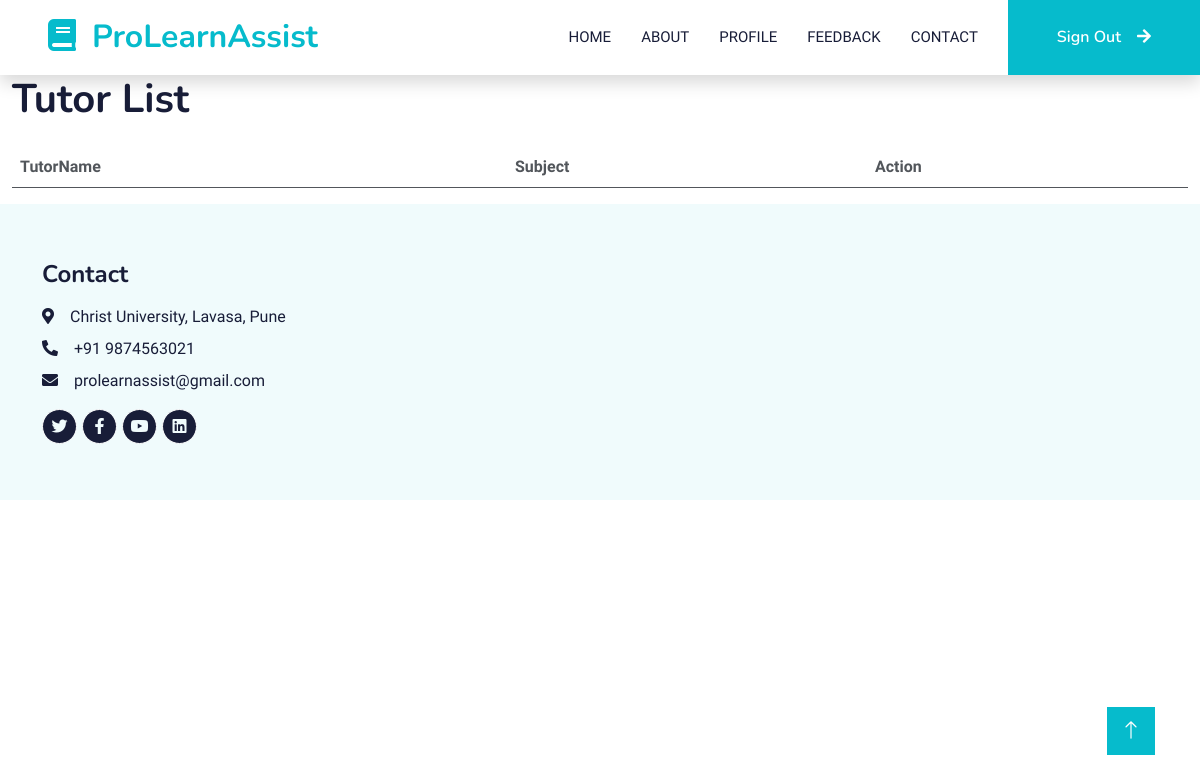
The app's page /lists/Python (signed in), older data.
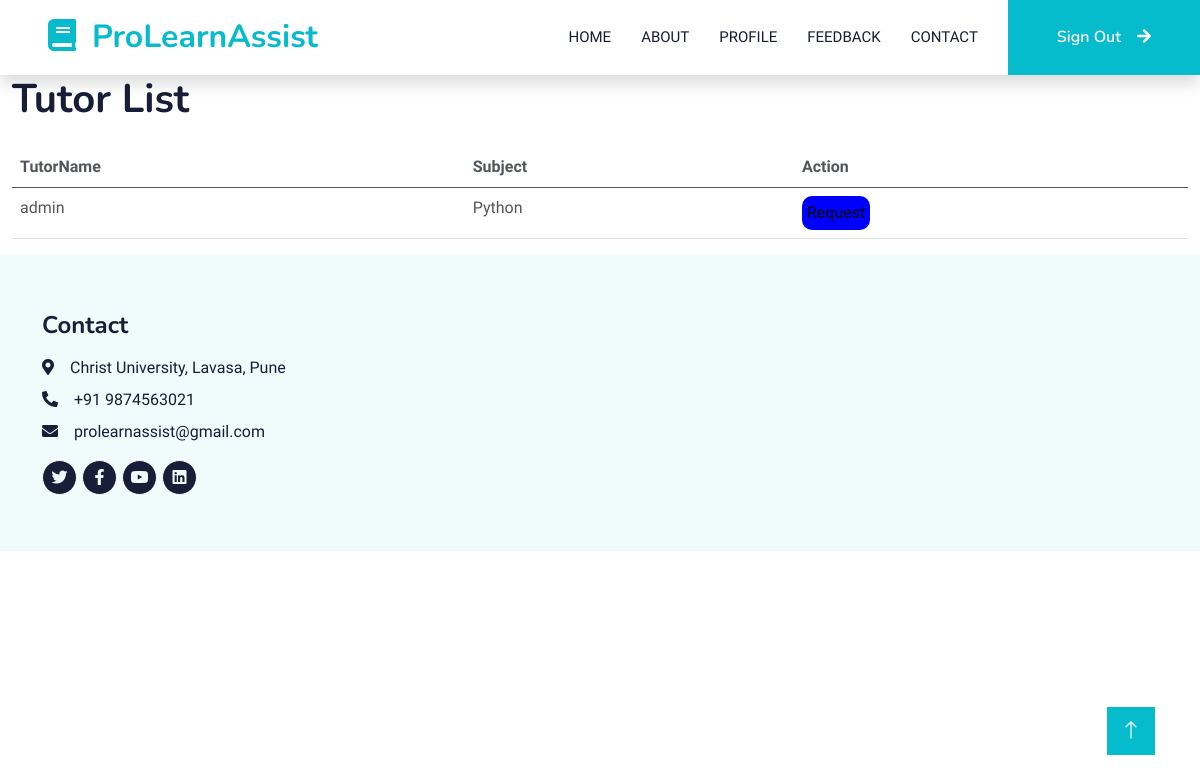
The same page, newer data.
### user/models.py (models this page shows, shortened)
class interests(models.Model):
    user=models.ForeignKey(User,on_delete=models.CASCADE, default=0)
    Subject=models.CharField(max_length=100,null=False)
    Teaching_status = models.IntegerField(default=0)

### user/views.py (the view)
# urls.py: path('lists/<str:sub>',views.lists,name="lists"),
def lists(request,sub):
    tlist=interests.objects.filter(Subject=sub,Teaching_status=2)
    tstatus = teching.objects.filter(teach_to=request.user)
    a = []
    return render(request,"user/main/list.html",{'tlist':tlist,'status':a})

### templates/user/main/list.html
{%extends 'user/base.html'%}
{% block content%}
 <div class="container-fluid">
    <div class="row">
      <div class="col-12">
        <h1 class="mb-4">Tutor List</h1>
        <table class="table">
          <thead>
            <tr>
              <th>TutorName</th>
              <th>Subject</th>
              <th>Action</th>
            </tr>
          </thead>
          <tbody>
            {% for i in tlist  %}
            <tr>
              <td>{{i.user.username}}</td>
              <td>{{i.Subject}}</td>
              <td><button onclick="alert('Are you sure?')" type="submit" style="background-color: blue; padding: 5px; border-radius: 10px; border: none;"><a href="{% url 'change' id=i.user.id sub=i.Subject %}" style="text-decoration: none;color: black;">Request</a></button></td>
            </tr>
            {% endfor %}
          </tbody>
        </table>
      </div>
    </div>
  </div>
{% endblock content%}

### templates/user/base.html (shortened to what this page needs)
{% load static %}
<!DOCTYPE html>
<html lang="en">
<head>
    <link href="https://cdnjs.cloudflare.com/ajax/libs/font-awesome/5.10.0/css/all.min.css" rel="stylesheet">
    <link href="https://cdn.jsdelivr.net/npm/bootstrap-icons@1.4.1/font/bootstrap-icons.css" rel="stylesheet">
    <link href="{% static 'user/lib/animate/animate.min.css'%}" rel="stylesheet">
    <link href="{%static 'user/lib/owlcarousel/assets/owl.carousel.min.css'%}" rel="stylesheet">
    <link href="{%static 'user/css/bootstrap.min.css'%}" rel="stylesheet">
    <link href="{%static 'user/css/style.css'%}" rel="stylesheet">
</head>
<body>
    <nav class="navbar navbar-expand-lg bg-white navbar-light shadow sticky-top p-0">
        <a href="{% url 'index' %}" class="navbar-brand d-flex align-items-center px-4 px-lg-5">
            <h2 class="m-0 text-primary"><i class="fa fa-book me-3"></i>ProLearnAssist</h2>
        </a>
        <div class="collapse navbar-collapse" id="navbarCollapse">
            <div class="navbar-nav ms-auto p-4 p-lg-0">
                <a href="{% url 'index' %}" class="nav-item nav-link">Home</a>
                <a href="{% url 'about' %}" class="nav-item nav-link">About</a>
                {% if  request.user.is_authenticated %}
                <a href="{% url 'userprofile' %} " class="nav-item nav-link">Profile</a>
                <a href="{% url 'feedback' %} " class="nav-item nav-link">Feedback</a>
            {%else %}
            <a href="{% url 'course' %} " class="nav-item nav-link">Courses</a>
            {% endif %}
                <a href="#contact" class="nav-item nav-link">Contact</a>
            </div>
            {% if request.user.is_authenticated %}
    <a href="{% url 'logout' %}" class="btn btn-primary py-4 px-lg-5 d-none d-lg-block">Sign Out<i class="fa fa-arrow-right ms-3"></i></a>
{% else %}
    <a href="{% url 'Login' %}" class="btn btn-primary py-4 px-lg-5 d-none d-lg-block">Sign In<i class="fa fa-arrow-right ms-3"></i></a>
{% endif %}
        </div>
    </nav>
{% block content %}
{% endblock content %}
     <div class="container-fluid bg-light text-dark footer pt-5  wow fadeIn" data-wow-delay="0.1s">
        <div class="container py-2">
                    <h4 class="text-black mb-3" id="contact">Contact</h4>
                    <p class="mb-2"><i class="fa fa-map-marker-alt me-3"></i>Christ University, Lavasa, Pune</p>
                    <p class="mb-2"><i class="fa fa-phone-alt me-3"></i>+91 9874563021</p>
                    <p class="mb-2"><i class="fa fa-envelope me-3"></i>prolearnassist@gmail.com</p>
                    <div class="d-flex pt-2 mb-5">
                        <a class="btn btn-dark btn-social" href=""><i class="fab fa-twitter"></i></a>
                        <a class="btn btn-dark btn-social" href=""><i class="fab fa-facebook-f"></i></a>
                        <a class="btn btn-dark btn-social" href=""><i class="fab fa-youtube"></i></a>
                        <a class="btn btn-dark btn-social" href=""><i class="fab fa-linkedin"></i></a>
                    </div>
            </div>
        </div>
    <a href="#" class="btn btn-lg btn-primary btn-lg-square back-to-top"><i class="bi bi-arrow-up"></i></a>
</body>
</html>

### static/user/css/style.css (style rules this page uses)
:root { --primary: #06BBCC; --light: #F0FBFC; --dark: #181d38; }
.back-to-top { position: fixed; display: none; right: 45px; bottom: 45px; z-index: 99; }
.btn { font-family: 'Nunito', sans-serif; font-weight: 600; transition: .5s; }
.btn.btn-primary, .btn.btn-secondary { color: #FFFFFF; }
.btn-lg-square { width: 48px; height: 48px; }
.btn-square, .btn-sm-square, .btn-lg-square { padding: 0; display: flex; align-items: center; justify-content: center; font-weight: normal; border-radius: 0px; }
.navbar-light .navbar-nav .nav-link { margin-right: 30px; padding: 25px 0; color: #FFFFFF; font-size: 15px; text-transform: uppercase; outline: none; }
.navbar-light .navbar-brand, .navbar-light a.btn { height: 75px; }
.navbar-light .navbar-nav .nav-link { color: var(--dark); font-weight: 500; }
.navbar-light.sticky-top { top: -100px; transition: .5s; }
.footer .btn.btn-social { margin-right: 5px; width: 35px; height: 35px; display: flex; align-items: center; justify-content: center; color: var(--light); font-weight: normal; border: 1px solid #FFFFFF; border-radius: 35px; transition: .3s; }

Row changes from the older to the newer data that the page shows:
added interests: user.username "admin", Subject "Python"
